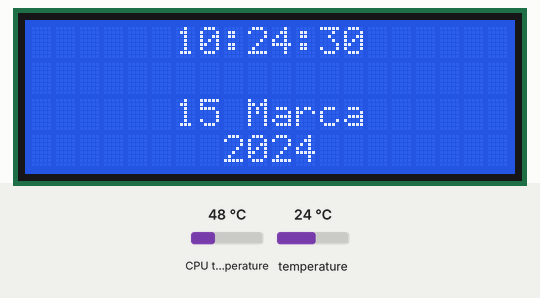
This program was run on a simulated Raspberry Pi (BCM pin numbers). Parts: 20×4 character LCD. The test bench sets the inputs (shaded band); at power-on: CPU temperature 48 °C, temperature 24 °C. The clock reads 2024-03-15 10:24:30 at power-on unless the program sets it; files the program writes start out absent; system figures (address, load, memory, disk, uptime) are fixed made-up values; library files of the repository ran but are not shown: API_LCD_I2C.py.

Above: at 1.4 s.
1.5 s: CPU temperature set to 31 °C
At 6.6 s:
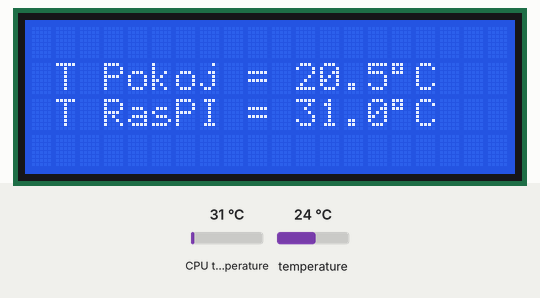
7.7 s: temperature set to 12 °C
At 10.1 s:
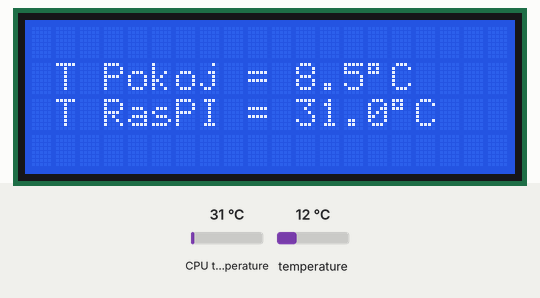
10.5 s: CPU temperature set to 44 °C
At 13.8 s:
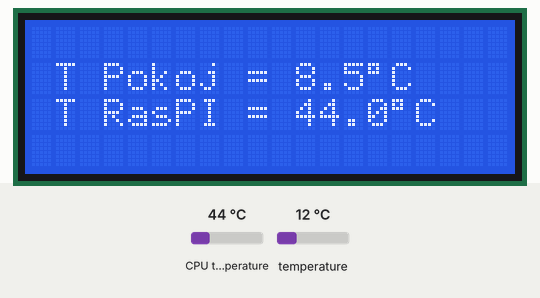
Timing chart, 0 to 15.3 s (numbered marks = the images above; inputs shaded):
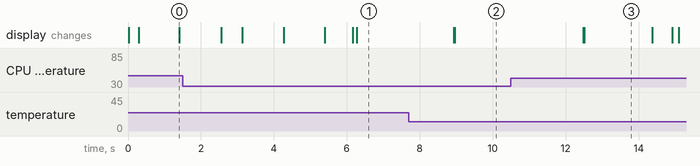

The program:

LCD_I2C.py
```python
import API_LCD_I2C
import time, w1thermsensor, psutil, socket
from gpiozero import CPUTemperature
from subprocess import check_output
import sqlite3

mylcd = API_LCD_I2C.lcd()
sensor = w1thermsensor.W1ThermSensor()

status = 1
start_time = float(time.time()) + 5
temp_time = float(time.time()) + 10
miesiace = ["Stycznia", 'Lutego', 'Marca', 'Kwietnia', 'Maja', 'Czerwca', 'Lipca', 'Sierpnia', 'Wrzesnia', 'Pazdziernika', 'Listopada', 'Grudnia']
ost_status = status

class funkcje:
	def zegar():
		godzina = time.strftime("%H:%M:%S")
		data = time.strftime("%d") + " " + miesiace[int(time.strftime("%m")) - 1]
		rok = str(time.strftime("%Y"))

		mylcd.lcd_display_string(godzina, 1, int((20 - len(godzina))/2))
		mylcd.lcd_display_string(data, 3, int((20 - len(data))/2))
		mylcd.lcd_display_string(rok, 4, int((20 - len(rok))/2))

	def termometr():
		temp_1 = " T Pokoj = " + str(float(sensor.get_temperature() - 3.5))[0:4] + "" + chr(223) + "C "
		temp_2 = " T RasPI = " + str(CPUTemperature().temperature)[0:4] + "" + chr(223) + "C "
		mylcd.lcd_display_string(str(temp_1), 2, int((20 - len(str(temp_1)))/2) - 1)
		mylcd.lcd_display_string(str(temp_2), 3, int((20 - len(str(temp_2)))/2) - 1)

	def get_ip():
		cmd = str(check_output("hostname -I | cut -d\' \' -f1", shell=True).decode("utf-8").strip())
		if len(cmd) > 5 and len(cmd) < 16:
			return cmd
		else:
			return "No IP"

	def stats():
		cpu_proc = "  CPU= " + str(psutil.cpu_percent(interval = 0.5)) + "%  "
		RAM_proc = "  RAM= " + str(psutil.virtual_memory().percent) + "%  "
		disk_proc = "  DISK= " + str(psutil.disk_usage('/').percent) + "%  "

		mylcd.lcd_display_string(str(funkcje.get_ip()), 1, int((20 - len(str(funkcje.get_ip())))/2) - 1)
		mylcd.lcd_display_string(str(cpu_proc), 2, 2)
		mylcd.lcd_display_string(str(disk_proc), 3, 1)
		mylcd.lcd_display_string(str(RAM_proc), 4, 2)

	def timer():
		global start_time, status, ost_status

		if float(time.time()) >= start_time:
			start_time = float(time.time())	+ 8
			status = status + 1
		if status >= 4:
			status = 1
		if status != ost_status:
			ost_status = status
			mylcd.lcd_clear()

class inne:
	def save():
		global temp_time
		if float(time.time()) >= temp_time:
			temp_time = float(time.time())	+ 60
			inne.baza_danych()

	def baza_danych():
		con = sqlite3.connect('/samba/python/temperatura.db')
		con.row_factory = sqlite3.Row
		cur = con.cursor()

		cur.execute("""
			CREATE TABLE IF NOT EXISTS temperatura (
				id INTEGER PRIMARY KEY ASC,
				data varchar(250) NOT NULL,
				godzina varchar(250) NOT NULL,
				temp varchar(250) NOT NULL,
				jednostka varchar(250) NOT NULL
			)""")
		cur.execute('INSERT INTO temperatura VALUES(NULL,?, ?, ?, ?);', ((time.strftime("%Y-%m-%d"), time.strftime("%H:%M:%S"), str(float(sensor.get_temperature() - 4.5))[0:4], str(chr(176) + "C"))))
		con.commit()


### do uzytku kiedy trzeba
def zczyt():
	f = open('/samba/python/Temperatura.txt', "r")
	for line in f:
		#print(f.readline()[0:2] + " " + f.readline()[20:24])
		con = sqlite3.connect('/samba/python/temperatura.db')
		con.row_factory = sqlite3.Row
		cur = con.cursor()

		cur.execute("""
			CREATE TABLE IF NOT EXISTS temperatura (
				id INTEGER PRIMARY KEY ASC,
				data varchar(250) NOT NULL,
				godzina varchar(250) NOT NULL,
				temp varchar(250) NOT NULL,
				jednostka varchar(250) NOT NULL
			)""")
		cur.execute('INSERT INTO temperatura VALUES(NULL,?, ?, ?, ?);', ('2022-10-' + f.readline()[0:2], f.readline()[11:19], f.readline()[20:24], str(chr(176) + "C")))
		con.commit()
####


def main():
	global status,start_time

	while True:
		inne.save()
		funkcje.timer()
		if status == 1:
			funkcje.zegar()

		elif status == 2:
			funkcje.termometr()

		elif status == 3:
			funkcje.stats()

		elif status == 4:
			mylcd.lcd_display_string(sey(), 3, int((20 - len(sey()))/2))
		time.sleep(0.5)


try:
	main()
except SyntaxError:
	print("Ups")
```

Measured:
- after the input at 7.7 s, the display: first changes after 1.2 s (image 2 shows a later state)
- what the display in image 0 shows lasts 1.1 s, from 0.3 s to 1.4 s
